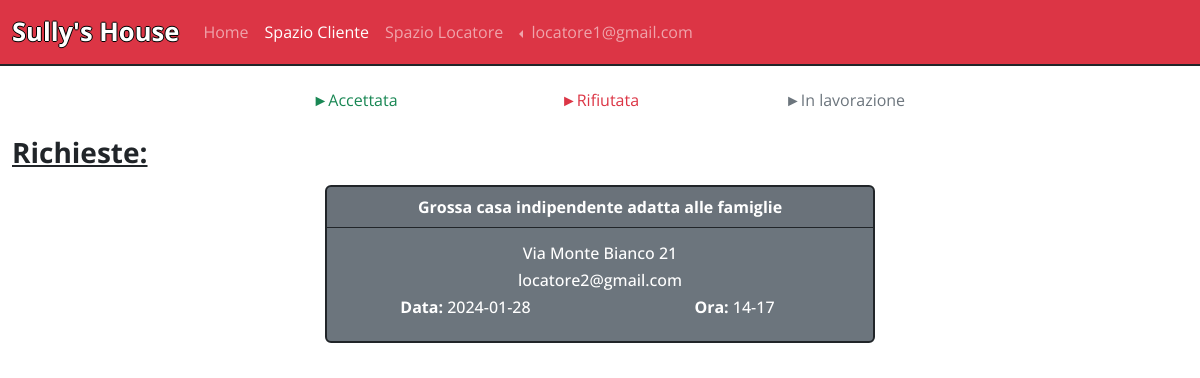
Screenshot of /cliente (signed in) with the database file from the repository.
### tables this page shows
CREATE TABLE "UTENTI" (
	"id"	INTEGER,
	"nickname"	TEXT NOT NULL,
	"password"	TEXT NOT NULL,
	"locatore"	TEXT,
	PRIMARY KEY("id" AUTOINCREMENT)
);

CREATE TABLE "PRENOTAZIONI" (
	"id"	INTEGER,
	"id_annuncio"	INTEGER NOT NULL,
	"id_utente"	NUMERIC NOT NULL,
	"stato"	TEXT NOT NULL,
	"data"	TEXT NOT NULL,
	"slot_ora"	TEXT NOT NULL,
	"tipo"	TEXT NOT NULL,
	"motivo"	TEXT,
	PRIMARY KEY("id"),
	FOREIGN KEY("id_annuncio") REFERENCES "ANNUNCI"("id"),
	FOREIGN KEY("id_utente") REFERENCES "UTENTI"("id")
);

CREATE TABLE "ANNUNCI" (
	"id"	INTEGER,
	"titolo"	TEXT NOT NULL,
	"indirizzo"	TEXT NOT NULL,
	"tipo"	TEXT NOT NULL,
	"prezzo"	INTEGER NOT NULL,
	"arredato"	TEXT NOT NULL,
	"locali"	TEXT NOT NULL,
	"descrizione"	TEXT NOT NULL,
	"disponibile"	TEXT NOT NULL,
	"immagine_1"	TEXT NOT NULL,
	"immagine_2"	TEXT,
	"immagine_3"	TEXT,
	"immagine_4"	TEXT,
	"immagine_5"	TEXT,
	"id_locatore"	INTEGER NOT NULL,
	FOREIGN KEY("id_locatore") REFERENCES "UTENTI"("id"),
	PRIMARY KEY("id" AUTOINCREMENT)
);

### app.py (the view)
@app.route("/cliente")
@login_required
def cliente():
    id=current_user.id
    bookings = dao.get_bookings_by_id_cliente(id)
    return render_template('cliente.html', bookings=bookings)

### app.py (called while the page is built)
@login_manager.user_loader
def load_user(user_id):
    utente = dao.get_user_by_id(user_id)
    if utente is not None:
        user = User(id=utente['id'], nickname=utente['nickname'], password=utente['password'], locatore=utente['locatore'])
    else:
        user = None
    return user

### dao.py (called while the page is built)
def get_bookings_by_id_cliente(id):
    conn = sqlite3.connect(DATABASE_PATH)
    conn.row_factory = sqlite3.Row
    cursor = conn.cursor()
    sql = 'SELECT PRENOTAZIONI.id_annuncio, PRENOTAZIONI.id_utente, PRENOTAZIONI.stato, PRENOTAZIONI.data, PRENOTAZIONI.slot_ora, PRENOTAZIONI.tipo, PRENOTAZIONI.motivo, UTENTI.nickname, ANNUNCI.titolo, ANNUNCI.indirizzo FROM PRENOTAZIONI,ANNUNCI,UTENTI WHERE PRENOTAZIONI.id_utente = ? AND PRENOTAZIONI.id_annuncio = ANNUNCI.id AND ANNUNCI.id_locatore = UTENTI.id'
    cursor.execute(sql, (id,))
    bookings = cursor.fetchall()
    cursor.close()
    conn.close()
    return bookings

def get_user_by_id(id):
    conn = sqlite3.connect(DATABASE_PATH)
    conn.row_factory = sqlite3.Row
    cursor = conn.cursor()
    sql = 'SELECT * FROM UTENTI WHERE id = ?'
    cursor.execute(sql, (id,))
    user = cursor.fetchone()
    cursor.close()
    conn.close()
    return user

### templates/cliente.html (shortened to what this page needs)
{% extends "base.html" %}
{% block cliente_active %} active {% endblock %}
{% block content %}
<div class="legenda mx-auto row text-center mt-2">
    <div class="col-2"></div>
    <p class="col-3 text-success">►Accettata</p>
    <p class="col-2 text-danger">►Rifiutata</p>
    <p class="col-3 text-secondary">►In lavorazione</p>
    <div class="col-2"></div>
</div>
<h3 class="mt-2 sottolineato"><strong>Richieste:</strong></h3>
<div class="row justify-content-center">
    {% for booking in bookings %}
    <div class="col-6 mb-3 text-center">
        <a href="{{ url_for('single', id=booking.id_annuncio) }}" class="btn">
            <div class="card border border-2 border-dark rounded text-center {% if booking.stato == 'T' %}text-white bg-success{% elif booking.stato == 'F' %}text-white bg-danger {% elif booking.stato == '?' %}text-white bg-secondary {% endif %}">
                <div class="card-header border-bottom border-dark border-1"><strong>{{booking.titolo}}</strong></div>
                <div class="card-body row">
                    <h6 class="card-title col-12">{{booking.indirizzo}}</h6>
                    <h6 class="card-title col-12">{{booking.nickname}}</h6>
                    <h6 class="card-title col-6 text-center text-white"><strong>Data: </strong>{{booking.data}}</h6>
                    <h6 class="card-title col-6 text-center text-white"><strong>Ora: </strong>{{booking.slot_ora}}</h6>
                </div>
            </div>
        </a>
    </div>
    {% endfor %}
</div>
{% endblock %}

### templates/base.html (shortened to what this page needs)
<!DOCTYPE html>
<html lang="it">
    <head>
        <link href="https://cdn.jsdelivr.net/npm/bootstrap@5.3.2/dist/css/bootstrap.min.css" rel="stylesheet">
        <link rel="stylesheet" type="text/css" href="{{url_for('static', filename='style.css')}}">
    </head>
    <body class="total-page">
        <header>
            <nav class="navbar fixed-top navbar-dark navbar-expand-lg bg-danger border-bottom border-2 border-dark">
                <div class="container-fluid">
                  <span class="navbar-brand mb-0 h1"><strong class="testo-bordato">Sully's House</strong></span>
                  <div class="collapse navbar-collapse" id="navbarSupportedContent">
                    <ul class="navbar-nav me-auto mb-2 mb-lg-0">
                      <li class="nav-item">
                        <a class="nav-link {%block home_active%}{%endblock%}" aria-current="page" href="/">Home</a>
                      </li>
                      {% if current_user.is_authenticated %}
                      <li class="nav-item">
                        <a class="nav-link {%block cliente_active%}{%endblock%}" href="{{url_for('cliente')}}">Spazio Cliente</a>
                      </li>
                      {% if current_user.locatore == '1' %}
                      <li class="nav-item">
                        <a class="nav-link {%block locatore_active%}{%endblock%}" href="{{url_for('locatore', flag=1)}}">Spazio Locatore</a>
                      </li>
                      {% endif %}
                        <li class="nav-item dropdown dropstart">
                          <a class="nav-link dropdown-toggle" href="#" role="button" data-bs-toggle="dropdown" aria-expanded="false">
                            {{current_user.nickname}}
                          </a>
                        </li>
                      {% endif %}
                    </ul>
                  </div>
                </div>
              </nav>
        </header>
        <div class="container-fluid under-nav">
          <div class="row">
              <main class="col-12">
                  {% block content %}{% endblock %}
              </main>
          </div>
        </div>
    </body>
</html>

### static/style.css (style rules this page uses)
.total-page { font-family: 'Open Sans', sans-serif; }
.testo-bordato { font-family: 'Open Sans', sans-serif; font-size: 1.6rem; line-height: 150%; text-shadow: -1px 0 #000000, 0 1px #000000, 1px 0 #000000, 0 -1px #000000; }
.sottolineato { text-decoration: underline; }
.under-nav { margin-top: 5rem; }

### rows the page displays
UTENTI: nickname "locatore1@gmail.com"
PRENOTAZIONI: titolo "Grossa casa indipendente adatta alle famiglie", indirizzo "Via Monte Bianco 21", nickname "locatore2@gmail.com", data "2024-01-28", slot_ora "14-17"
